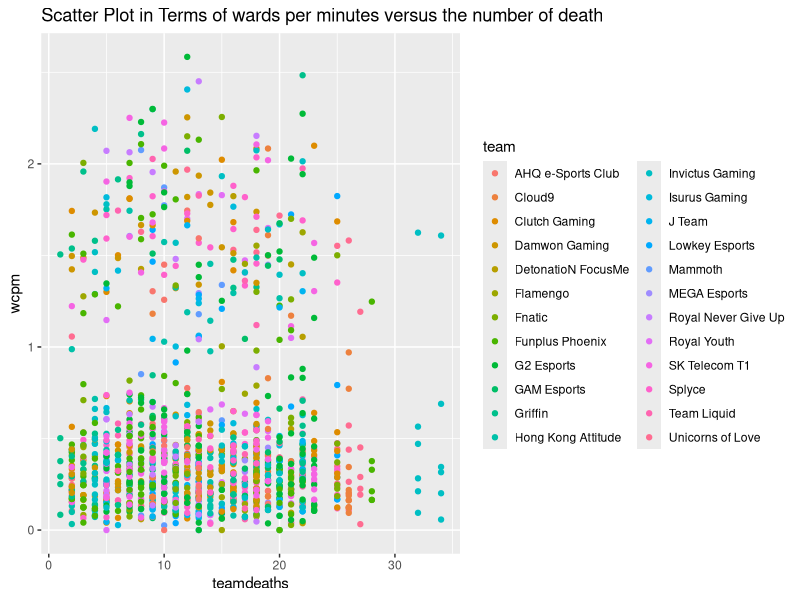

Reproduce this figure in R.
# In this function, our goal is to virtualize the 
#comparison of wards per minutes versus the number of death
#import package:
library("dplyr")
library("ggplot2")
#import the dataset
match_df <- read.csv("data/2019-summer-match-data-OraclesElixir-2019-11-10.csv",
                     stringsAsFactors = FALSE)
#write the function:
wpm_death <- function(df){
        result <- df%>%
          group_by(gameid)%>%
          filter(position == "Team")
        
        map <- ggplot(df) +
          ggtitle("Scatter Plot in Terms of wards per minutes versus the number of death") +
          geom_point(
            mapping = aes(x = teamdeaths, y = wcpm, color =team )
          )
          
      return(map)    
}

wpm_death(match_df)
